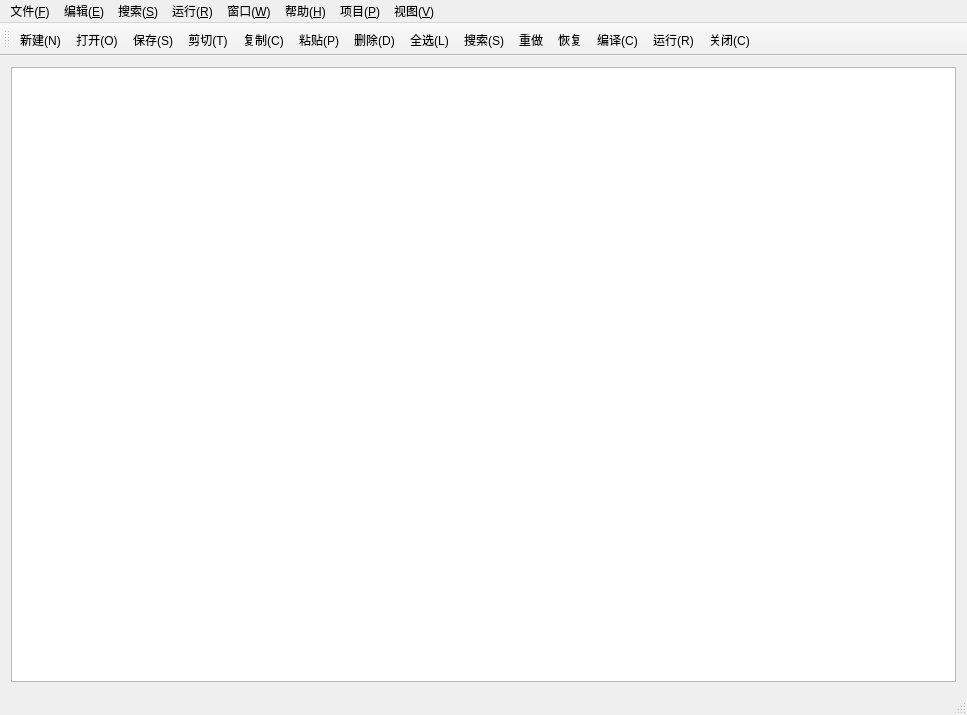
<?xml version="1.0" encoding="UTF-8"?>
<ui version="4.0">
 <class>MainWindow</class>
 <widget class="QMainWindow" name="MainWindow">
  <property name="geometry">
   <rect>
    <x>0</x>
    <y>0</y>
    <width>967</width>
    <height>715</height>
   </rect>
  </property>
  <property name="windowTitle">
   <string>MainWindow</string>
  </property>
  <widget class="QWidget" name="centralWidget">
   <layout class="QVBoxLayout" name="verticalLayout_2">
    <item>
     <widget class="QSplitter" name="splitter">
      <property name="orientation">
       <enum>Qt::Vertical</enum>
      </property>
      <property name="handleWidth">
       <number>0</number>
      </property>
      <widget class="QWidget" name="widget" native="true">
       <layout class="QVBoxLayout" name="verticalLayout">
        <property name="leftMargin">
         <number>0</number>
        </property>
        <property name="topMargin">
         <number>0</number>
        </property>
        <property name="rightMargin">
         <number>0</number>
        </property>
        <property name="bottomMargin">
         <number>0</number>
        </property>
       </layout>
      </widget>
      <widget class="QWidget" name="widget_2" native="true">
       <layout class="QVBoxLayout" name="verticalLayout_3">
        <property name="spacing">
         <number>0</number>
        </property>
        <property name="leftMargin">
         <number>0</number>
        </property>
        <property name="topMargin">
         <number>0</number>
        </property>
        <property name="rightMargin">
         <number>0</number>
        </property>
        <property name="bottomMargin">
         <number>0</number>
        </property>
        <item>
         <widget class="QTextBrowser" name="textBrowser"/>
        </item>
       </layout>
      </widget>
     </widget>
    </item>
   </layout>
  </widget>
  <widget class="QMenuBar" name="menuBar">
   <property name="geometry">
    <rect>
     <x>0</x>
     <y>0</y>
     <width>967</width>
     <height>23</height>
    </rect>
   </property>
   <widget class="QMenu" name="menu_F">
    <property name="title">
     <string>文件(&amp;F)</string>
    </property>
    <addaction name="action_N"/>
    <addaction name="action_O"/>
    <addaction name="action_S"/>
    <addaction name="action_6"/>
   </widget>
   <widget class="QMenu" name="menu_E">
    <property name="title">
     <string>编辑(&amp;E)</string>
    </property>
    <addaction name="action_T"/>
    <addaction name="action_P"/>
    <addaction name="action_C"/>
    <addaction name="action_D"/>
    <addaction name="action_L"/>
   </widget>
   <widget class="QMenu" name="menu_S">
    <property name="title">
     <string>搜索(&amp;S)</string>
    </property>
    <addaction name="action_F"/>
    <addaction name="action_N_2"/>
    <addaction name="action"/>
   </widget>
   <widget class="QMenu" name="menu_R">
    <property name="title">
     <string>运行(&amp;R)</string>
    </property>
    <addaction name="action_C_2"/>
    <addaction name="action_R"/>
    <addaction name="action_o"/>
   </widget>
   <widget class="QMenu" name="menu_W">
    <property name="title">
     <string>窗口(&amp;W)</string>
    </property>
    <addaction name="action_C_3"/>
    <addaction name="action_F_2"/>
   </widget>
   <widget class="QMenu" name="menu_H">
    <property name="title">
     <string>帮助(&amp;H)</string>
    </property>
    <addaction name="action_2"/>
   </widget>
   <widget class="QMenu" name="menu_P">
    <property name="title">
     <string>项目(&amp;P)</string>
    </property>
   </widget>
   <widget class="QMenu" name="menu_V">
    <property name="title">
     <string>视图(&amp;V)</string>
    </property>
   </widget>
   <addaction name="menu_F"/>
   <addaction name="menu_E"/>
   <addaction name="menu_S"/>
   <addaction name="menu_R"/>
   <addaction name="menu_W"/>
   <addaction name="menu_H"/>
   <addaction name="menu_P"/>
   <addaction name="menu_V"/>
  </widget>
  <widget class="QToolBar" name="mainToolBar">
   <attribute name="toolBarArea">
    <enum>TopToolBarArea</enum>
   </attribute>
   <attribute name="toolBarBreak">
    <bool>false</bool>
   </attribute>
   <addaction name="action_N"/>
   <addaction name="action_O"/>
   <addaction name="action_S"/>
   <addaction name="action_T"/>
   <addaction name="action_C"/>
   <addaction name="action_P"/>
   <addaction name="action_D"/>
   <addaction name="action_L"/>
   <addaction name="action_S_2"/>
   <addaction name="action_3"/>
   <addaction name="action_4"/>
   <addaction name="action_C_2"/>
   <addaction name="action_R"/>
   <addaction name="action_C_3"/>
  </widget>
  <widget class="QStatusBar" name="statusBar"/>
  <action name="action_N">
   <property name="icon">
    <iconset resource="resource.qrc">
     <normaloff>:/r/resource/new.png</normaloff>:/r/resource/new.png</iconset>
   </property>
   <property name="text">
    <string>新建(&amp;N)</string>
   </property>
   <property name="shortcut">
    <string>Ctrl+N</string>
   </property>
  </action>
  <action name="action_O">
   <property name="icon">
    <iconset resource="resource.qrc">
     <normaloff>:/r/resource/open.png</normaloff>:/r/resource/open.png</iconset>
   </property>
   <property name="text">
    <string>打开(&amp;O)</string>
   </property>
   <property name="shortcut">
    <string>Ctrl+O</string>
   </property>
  </action>
  <action name="action_S">
   <property name="icon">
    <iconset resource="resource.qrc">
     <normaloff>:/r/resource/sto.png</normaloff>:/r/resource/sto.png</iconset>
   </property>
   <property name="text">
    <string>保存(&amp;S)</string>
   </property>
   <property name="shortcut">
    <string>Ctrl+S</string>
   </property>
  </action>
  <action name="action_T">
   <property name="icon">
    <iconset resource="resource.qrc">
     <normaloff>:/r/resource/jianqie.png</normaloff>:/r/resource/jianqie.png</iconset>
   </property>
   <property name="text">
    <string>剪切(&amp;T)</string>
   </property>
   <property name="shortcut">
    <string>Ctrl+X</string>
   </property>
  </action>
  <action name="action_C">
   <property name="icon">
    <iconset resource="resource.qrc">
     <normaloff>:/r/resource/fuzhi.png</normaloff>:/r/resource/fuzhi.png</iconset>
   </property>
   <property name="text">
    <string>复制(&amp;C)</string>
   </property>
   <property name="shortcut">
    <string>Ctrl+C</string>
   </property>
  </action>
  <action name="action_P">
   <property name="icon">
    <iconset resource="resource.qrc">
     <normaloff>:/r/resource/zhantie.png</normaloff>:/r/resource/zhantie.png</iconset>
   </property>
   <property name="text">
    <string>粘贴(&amp;P)</string>
   </property>
   <property name="shortcut">
    <string>Ctrl+V</string>
   </property>
  </action>
  <action name="action_D">
   <property name="icon">
    <iconset resource="resource.qrc">
     <normaloff>:/r/resource/shanchu.png</normaloff>:/r/resource/shanchu.png</iconset>
   </property>
   <property name="text">
    <string>删除(&amp;D)</string>
   </property>
   <property name="shortcut">
    <string>Del</string>
   </property>
  </action>
  <action name="action_L">
   <property name="icon">
    <iconset resource="resource.qrc">
     <normaloff>:/r/resource/quanxuan.png</normaloff>:/r/resource/quanxuan.png</iconset>
   </property>
   <property name="text">
    <string>全选(&amp;L)</string>
   </property>
   <property name="shortcut">
    <string>Ctrl+A</string>
   </property>
  </action>
  <action name="action_F">
   <property name="text">
    <string>查找(&amp;F)</string>
   </property>
   <property name="shortcut">
    <string>Ctrl+F</string>
   </property>
  </action>
  <action name="action_N_2">
   <property name="text">
    <string>查找下一个(&amp;N)</string>
   </property>
   <property name="shortcut">
    <string>F3</string>
   </property>
  </action>
  <action name="action">
   <property name="text">
    <string>查找上一个</string>
   </property>
   <property name="shortcut">
    <string>Shift+F3</string>
   </property>
  </action>
  <action name="action_C_2">
   <property name="icon">
    <iconset resource="resource.qrc">
     <normaloff>:/r/resource/bianyi.png</normaloff>:/r/resource/bianyi.png</iconset>
   </property>
   <property name="text">
    <string>编译(&amp;C)</string>
   </property>
   <property name="shortcut">
    <string>F9</string>
   </property>
  </action>
  <action name="action_R">
   <property name="icon">
    <iconset resource="resource.qrc">
     <normaloff>:/r/resource/yunxing.png</normaloff>:/r/resource/yunxing.png</iconset>
   </property>
   <property name="text">
    <string>运行(&amp;R)</string>
   </property>
   <property name="shortcut">
    <string>F10</string>
   </property>
  </action>
  <action name="action_o">
   <property name="text">
    <string>编译运行(&amp;o)</string>
   </property>
   <property name="shortcut">
    <string>F11</string>
   </property>
  </action>
  <action name="action_C_3">
   <property name="icon">
    <iconset resource="resource.qrc">
     <normaloff>:/r/resource/close.png</normaloff>:/r/resource/close.png</iconset>
   </property>
   <property name="text">
    <string>关闭(&amp;C)</string>
   </property>
   <property name="toolTip">
    <string>关闭(C)</string>
   </property>
   <property name="shortcut">
    <string>Ctrl+Shift+W</string>
   </property>
  </action>
  <action name="action_F_2">
   <property name="text">
    <string>全屏(&amp;F)</string>
   </property>
   <property name="shortcut">
    <string>Ctrl+F11</string>
   </property>
  </action>
  <action name="action_2">
   <property name="text">
    <string>关于我们</string>
   </property>
  </action>
  <action name="action_3">
   <property name="icon">
    <iconset resource="resource.qrc">
     <normaloff>:/r/resource/chongzuo.png</normaloff>:/r/resource/chongzuo.png</iconset>
   </property>
   <property name="text">
    <string>重做</string>
   </property>
  </action>
  <action name="action_4">
   <property name="icon">
    <iconset resource="resource.qrc">
     <normaloff>:/r/resource/huifu.png</normaloff>:/r/resource/huifu.png</iconset>
   </property>
   <property name="text">
    <string>恢复</string>
   </property>
  </action>
  <action name="action_S_2">
   <property name="icon">
    <iconset resource="resource.qrc">
     <normaloff>:/r/resource/sousuo.png</normaloff>:/r/resource/sousuo.png</iconset>
   </property>
   <property name="text">
    <string>搜索(&amp;S)</string>
   </property>
  </action>
  <action name="action_5">
   <property name="icon">
    <iconset resource="resource.qrc">
     <normaloff>:/r/resource/bainyiqi.png</normaloff>:/r/resource/bainyiqi.png</iconset>
   </property>
   <property name="text">
    <string>编译器</string>
   </property>
  </action>
  <action name="action_6">
   <property name="icon">
    <iconset>
     <normaloff>:/r/resource/saveas.png</normaloff>:/r/resource/saveas.png</iconset>
   </property>
   <property name="text">
    <string>另存为</string>
   </property>
  </action>
 </widget>
 <layoutdefault spacing="6" margin="11"/>
 <resources>
  <include location="resource.qrc"/>
 </resources>
 <connections/>
</ui>
